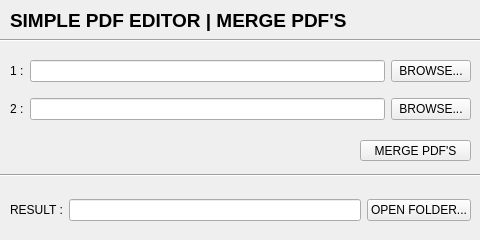
<?xml version="1.0" encoding="UTF-8"?>
<ui version="4.0">
 <class>MainWindow</class>
 <widget class="QMainWindow" name="MainWindow">
  <property name="geometry">
   <rect>
    <x>0</x>
    <y>0</y>
    <width>480</width>
    <height>240</height>
   </rect>
  </property>
  <property name="sizePolicy">
   <sizepolicy hsizetype="Preferred" vsizetype="Preferred">
    <horstretch>0</horstretch>
    <verstretch>0</verstretch>
   </sizepolicy>
  </property>
  <property name="minimumSize">
   <size>
    <width>480</width>
    <height>240</height>
   </size>
  </property>
  <property name="maximumSize">
   <size>
    <width>480</width>
    <height>240</height>
   </size>
  </property>
  <property name="windowTitle">
   <string>PDF EDITOR - MERGER PDF'S</string>
  </property>
  <widget class="QWidget" name="centralwidget">
   <widget class="QLabel" name="main_title_label">
    <property name="geometry">
     <rect>
      <x>10</x>
      <y>10</y>
      <width>361</width>
      <height>21</height>
     </rect>
    </property>
    <property name="font">
     <font>
      <pointsize>14</pointsize>
      <weight>75</weight>
      <italic>false</italic>
      <bold>true</bold>
     </font>
    </property>
    <property name="styleSheet">
     <string notr="true">QLabel {background: &quot;black&quot;; color: &quot;white&quot;;}</string>
    </property>
    <property name="text">
     <string>SIMPLE PDF EDITOR | MERGE PDF'S</string>
    </property>
    <property name="alignment">
     <set>Qt::AlignLeading|Qt::AlignLeft|Qt::AlignVCenter</set>
    </property>
   </widget>
   <widget class="QWidget" name="gridLayoutWidget">
    <property name="geometry">
     <rect>
      <x>10</x>
      <y>50</y>
      <width>461</width>
      <height>81</height>
     </rect>
    </property>
    <layout class="QGridLayout" name="gridLayout">
     <item row="0" column="0">
      <widget class="QLabel" name="file_a_label">
       <property name="text">
        <string>1 :</string>
       </property>
      </widget>
     </item>
     <item row="1" column="2">
      <widget class="QLineEdit" name="pdf_file_b_path_line_edit"/>
     </item>
     <item row="0" column="2">
      <widget class="QLineEdit" name="pdf_file_a_path_line_edit"/>
     </item>
     <item row="1" column="3">
      <widget class="QPushButton" name="browse_pdf_file_b_push_button">
       <property name="text">
        <string>BROWSE...</string>
       </property>
      </widget>
     </item>
     <item row="1" column="0">
      <widget class="QLabel" name="file_b_label">
       <property name="text">
        <string>2 :</string>
       </property>
      </widget>
     </item>
     <item row="0" column="3">
      <widget class="QPushButton" name="browse_pdf_file_a_push_button">
       <property name="text">
        <string>BROWSE...</string>
       </property>
      </widget>
     </item>
    </layout>
   </widget>
   <widget class="Line" name="line">
    <property name="geometry">
     <rect>
      <x>0</x>
      <y>160</y>
      <width>481</width>
      <height>31</height>
     </rect>
    </property>
    <property name="orientation">
     <enum>Qt::Horizontal</enum>
    </property>
   </widget>
   <widget class="Line" name="line_2">
    <property name="geometry">
     <rect>
      <x>0</x>
      <y>30</y>
      <width>481</width>
      <height>21</height>
     </rect>
    </property>
    <property name="orientation">
     <enum>Qt::Horizontal</enum>
    </property>
   </widget>
   <widget class="QWidget" name="gridLayoutWidget_2">
    <property name="geometry">
     <rect>
      <x>10</x>
      <y>190</y>
      <width>461</width>
      <height>41</height>
     </rect>
    </property>
    <layout class="QGridLayout" name="gridLayout_2">
     <item row="0" column="0">
      <widget class="QLabel" name="file_b_label_2">
       <property name="text">
        <string>RESULT :</string>
       </property>
      </widget>
     </item>
     <item row="0" column="2">
      <widget class="QPushButton" name="set_pdf_result_path_push_button">
       <property name="text">
        <string>OPEN FOLDER...</string>
       </property>
      </widget>
     </item>
     <item row="0" column="1">
      <widget class="QLineEdit" name="result_pdf_file_path_line_edit"/>
     </item>
    </layout>
   </widget>
   <widget class="QPushButton" name="merge_pdfs_push_button">
    <property name="geometry">
     <rect>
      <x>360</x>
      <y>140</y>
      <width>111</width>
      <height>21</height>
     </rect>
    </property>
    <property name="text">
     <string>MERGE PDF'S</string>
    </property>
   </widget>
  </widget>
 </widget>
 <resources/>
 <connections/>
</ui>
